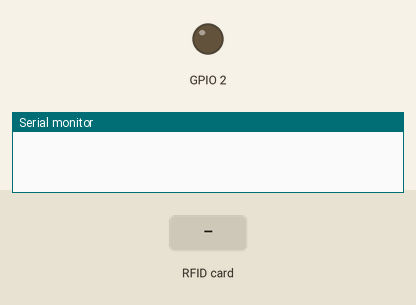
Simulated run of this sketch. Board: ESP32. On the bench: output pins drawn as LEDs (lit = HIGH), the last lines printed to the serial monitor. The test bench sets the inputs (shaded band).

Above: at 1.2 s.
1.3 s: RFID card 5E 7A 19 C4 held to the reader
At 2.4 s:
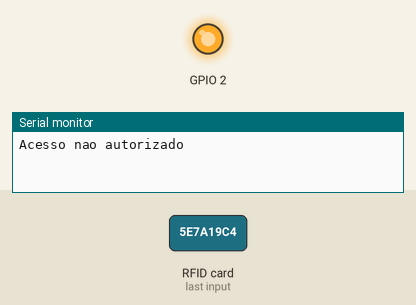
2.8 s: RFID card A3 A7 3F 25 held to the reader
Timing chart, 0 to 6.8 s (numbered marks = the images above; inputs shaded):
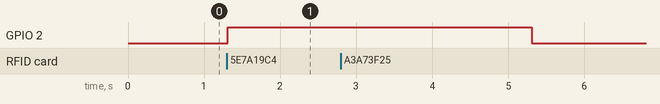

The sketch:

TestandoAuth.ino
```cpp
#include <SPI.h>
#include <MFRC522.h>


#define SS_PIN 21
#define RST_PIN 22

MFRC522 rfid(SS_PIN, RST_PIN);

MFRC522::MIFARE_Key key;

byte nuidPICC[4];

byte uidAuth[4] = {0xA3, 0xA7, 0x3F, 0x25};

char strId[32] = "";

char charId = 'g';
char getId;

void setup() {
  Serial.begin(9600);
  SPI.begin();
  rfid.PCD_Init();

  for (byte i = 0; i < 6; i++) {
    key.keyByte[i] = 0xFF;
  }

  pinMode(2, OUTPUT);

}

void loop() {
  getId = Serial.read();

  if (rfid.PICC_IsNewCardPresent()) {
    if (rfid.PICC_ReadCardSerial()) {
      if (rfid.uid.uidByte[0] == uidAuth[0] &&
          rfid.uid.uidByte[1] == uidAuth[1] &&
          rfid.uid.uidByte[2] == uidAuth[2] &&
          rfid.uid.uidByte[3] == uidAuth[3] ) {
        Serial.println("Acesso autorizado");
      } else {
        Serial.println("Acesso nao autorizado");
        for (byte j = 0; j < 4; j++) {
          digitalWrite(2, 1);
          delay(1000);
          digitalWrite(2, 0);
        }
      }
      for (byte i = 0; i < 4; i++) {
        nuidPICC[i] = rfid.uid.uidByte[i];
      }
    }
  }
  rfid.PICC_HaltA();
  rfid.PCD_StopCrypto1();
}

void printHex(byte *buffer, byte bufferSize) {
  for (byte i = 0; i < bufferSize; i++ ) {
    Serial.print(buffer[i] < 0x10 ? " 0" : " ");
    Serial.print(buffer[i], HEX);
  }
}

void array_to_string(byte array[], unsigned int len, char buffer[]) {
  for (unsigned int i = 0; i < len; i++)
  {
    byte nib1 = (array[i] >> 4) & 0x0F;
    byte nib2 = (array[i] >> 0) & 0x0F;
    buffer[i * 2 + 0] = nib1  < 0xA ? '0' + nib1  : 'A' + nib1  - 0xA;
    buffer[i * 2 + 1] = nib2  < 0xA ? '0' + nib2  : 'A' + nib2  - 0xA;
  }
  buffer[len * 2] = '\0';
}
```

Measured:
- after the input at 1.3 s, GPIO 2: LOW → HIGH at once
